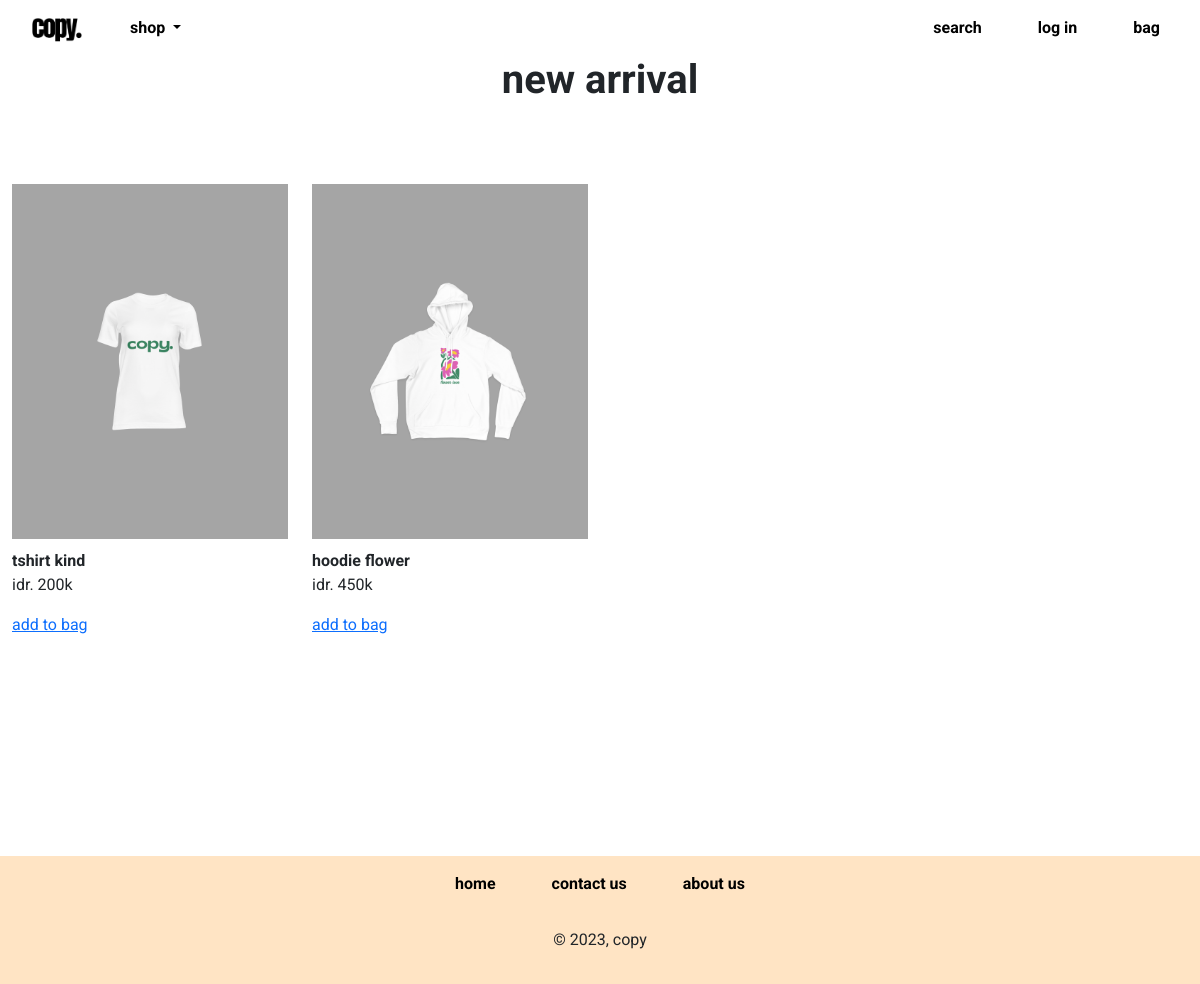
Page /newArrival.php on the committed database.
### tables this page shows
CREATE TABLE `produk` (
  `id_produk` int(11) NOT NULL,
  `nama_produk` varchar(100) NOT NULL,
  `harga_produk` int(11) NOT NULL,
  `foto_produk` varchar(100) NOT NULL,
  `deskripsi_produk` text NOT NULL
);

### newArrival.php (the view, shortened to what this page needs)
<?php
    $servername = "localhost";
    $username = "root";
    $password = "";
    $database = "uasweb";
    $conn = mysqli_connect($servername, $username, $password, $database);
?>
<!DOCTYPE html>
<html lang="en">
<head>
    <link href="https://cdn.jsdelivr.net/npm/bootstrap@5.3.0/dist/css/bootstrap.min.css" rel="stylesheet">
    <link rel="stylesheet" href="style.css" />
</head>
<body>
    <nav class="navbar navbar-expand-lg fixed-top">
        <div class="container-fluid">
          <a class="navbar-brand" href="home.php"><img src="images/brand/copy.png" alt="" width="50"></a>
          <div class="collapse navbar-collapse" id="navbarSupportedContent">
            <ul class="navbar-nav me-auto mb-2 mb-lg-0">
              <li class="nav-item dropdown">
                <a class="nav-link dropdown-toggle" href="#" role="button" data-bs-toggle="dropdown" aria-expanded="false">
                  shop
                </a>
              </li>
            </ul>
            <ul class="navbar-nav ms-auto mb-2 mb-lg-0">
              <li class="nav-item">
                <a class="nav-link" href="#">search</a>
              </li>
              <li class="nav-item">
                <a class="nav-link" href="login.php">log in</a>
              </li>
              <li class="nav-item">
                <a class="nav-link" href="bag.php">bag</a>
              </li>
            </ul>
          </div>
        </div>
    </nav>
    <div class="container-fluid category">
        <h1 class="text-center mb-4" style="font-weight: bold; margin-top: 56px;" >new arrival</h1>
        <div class="row">
        <?php $ambil = $conn->query("SELECT * FROM produk WHERE nama_produk LIKE '%tshirt kind%' OR nama_produk LIKE '%hoodie flower%';"); ?>
        <?php while($perproduk = $ambil->fetch_assoc()){ ?>
        <div class="col-md-3">
            <div class="thumbnail">
                <a class="product" href="detailTsLogo.html">
                    <img src="images/products/<?php echo $perproduk['foto_produk'];?>" class="card-img-top" alt="...">
                </a>
                <div class="caption">
                    <b class="product-name"><?php echo $perproduk['nama_produk']; ?></b>
                    <p class="price">idr. <?php echo number_format($perproduk['harga_produk']); ?>k</p>
                    <a href="addToBag.php?id=<?php echo $perproduk['id_produk']; ?>" class="addToBag">add to bag</a>
                </div>
            </div>
        </div>
        <?php } ?>
        </div>
    </div>
     <div class="footer">
      <footer class="py-3">
        <ul class="nav justify-content-center pb-3 mb-3">
          <li class="footer-item">
            <a href="home.php" class="footer-link px-2">home</a></li>
          <li class="footer-item">
            <a href="contactUs.php" class="footer-link px-2">contact us</a>
          </li>
          <li class="footer-item">
            <a href="aboutUs.php" class="footer-link px-2">about us</a>
          </li>
        </ul>
        <p class="text-center">© 2023, copy</p>
      </footer>
    </div>
</body>
</html>

### style.css (style rules this page uses)
* { font-family: 'Roboto', sans-serif; }
nav { background-color: white; border-bottom: gray; }
.navbar-brand { margin: 0px 20px; }
.nav-item { margin: 0px 20px; }
.nav-link { color: black; font-weight: bold; }
.thumbnail { padding: 56px 0px; }
.caption { padding-top: 10px; }
.card-img-top { border-radius: 0%; background-color: rgb(165, 165, 165); }
.category { min-height: 100vh; }
footer { background-color: bisque; }
.footer-item { margin: 0px 20px; }
.footer-link { font-weight: bold; color: black; text-decoration: none; }

### rows in the picture
produk: foto_produk (picture), nama_produk "tshirt kind", harga_produk "200"
produk: foto_produk (picture), nama_produk "hoodie flower", harga_produk "450"
